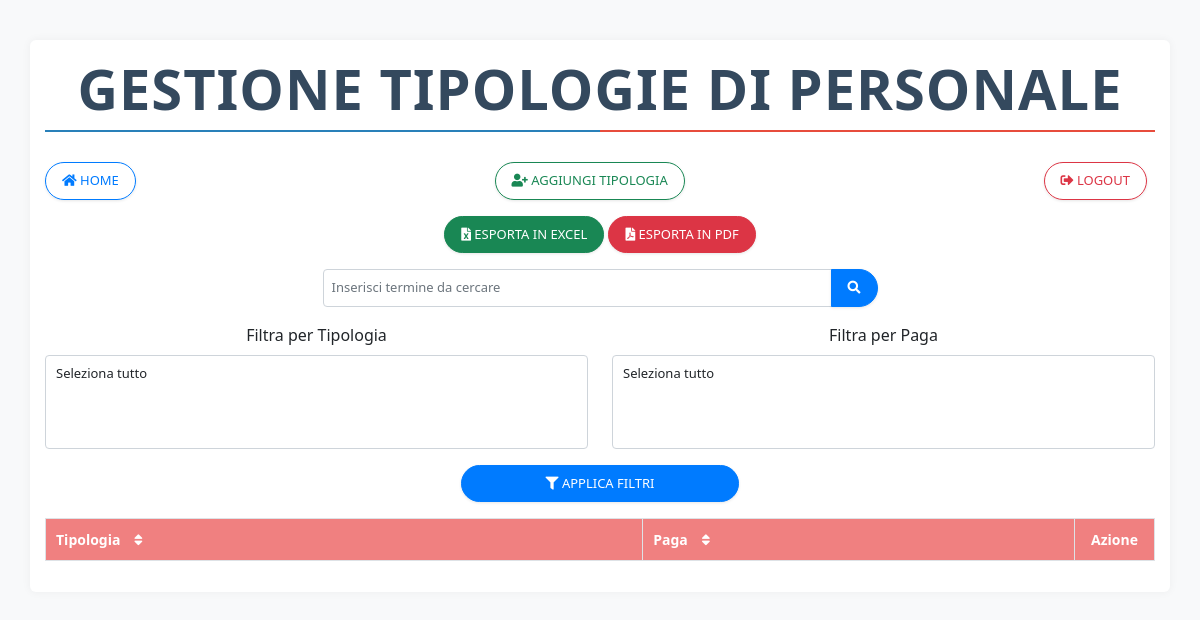
The app's page /php/tipologie_personale.php (signed in), older data.
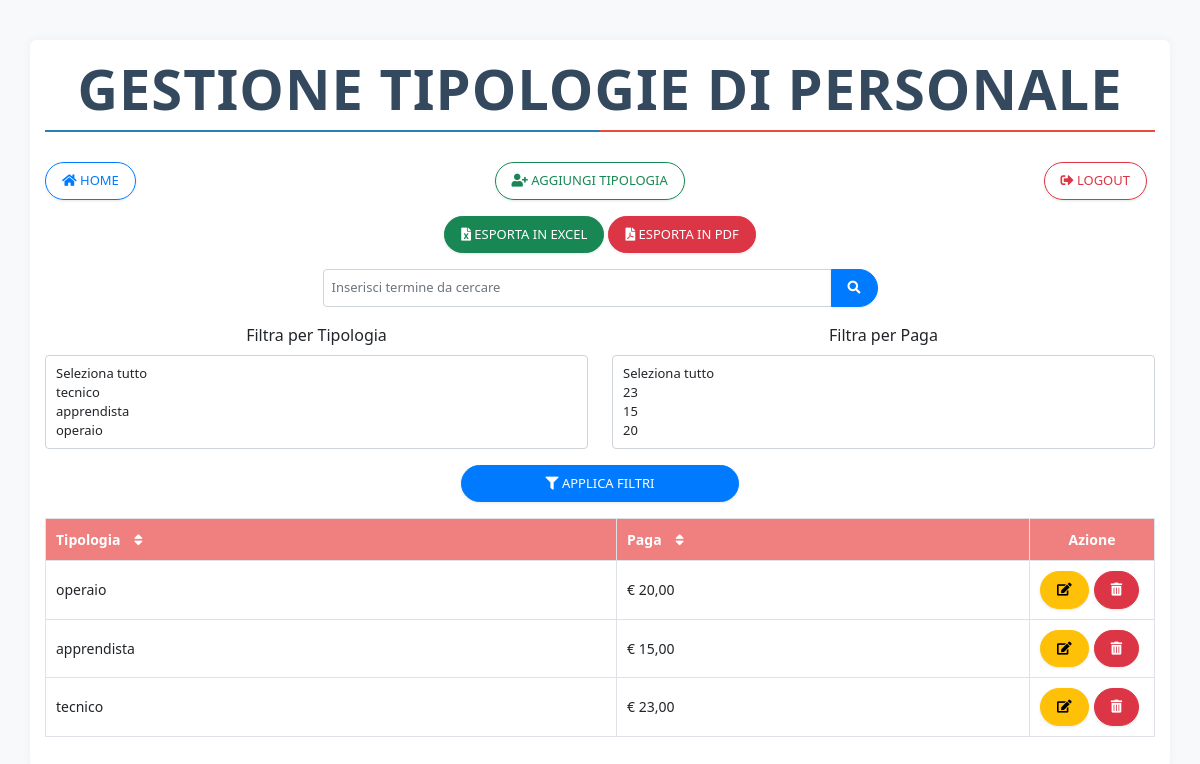
The same page, newer data.
### tables this page shows
CREATE TABLE `tipologiepersonale` (
  `idtipologia` int(11) NOT NULL,
  `tipologia` varchar(255) DEFAULT NULL,
  `paga` double DEFAULT NULL
);

### php/tipologie_personale.php (the view, shortened to what this page needs)
<?php
include_once("connection.php");
$tipologiaQuery = "SELECT DISTINCT tipologia FROM tipologiepersonale";
$tipologiaResult = mysqli_query($mysqli, $tipologiaQuery);
$pagaQuery = "SELECT DISTINCT paga FROM tipologiepersonale";
$pagaResult = mysqli_query($mysqli, $pagaQuery);
$query = "SELECT * FROM tipologiepersonale";
$query .= " ORDER BY idtipologia DESC";
$result = mysqli_query($mysqli, $query);
?>
<!DOCTYPE html>
<html lang="en">
<head>
    <link href="https://cdn.jsdelivr.net/npm/bootstrap@5.3.0-alpha1/dist/css/bootstrap.min.css" rel="stylesheet">
    <link rel="stylesheet" href="https://cdnjs.cloudflare.com/ajax/libs/font-awesome/5.15.4/css/all.min.css">
    <link rel="stylesheet" href="style.css">
</head>
<body id="gestione-personale">
    <div class="container">
	 <h1 class="text-center display-4 mb-4">Gestione Tipologie di Personale</h1>
        <div class="d-flex justify-content-between mb-3">
            <a href="index.php" class="btn btn-outline-light"><i class="fas fa-home"></i> Home</a>
            <button class="btn btn-outline-success" data-bs-toggle="modal" data-bs-target="#addModal"><i class="fas fa-user-plus"></i> Aggiungi Tipologia</button>
            <a href="logout.php" class="btn btn-outline-danger"><i class="fas fa-sign-out-alt"></i> Logout</a>
        </div>
		<?php
		$queryString = $_SERVER['QUERY_STRING'];
		?>
		<div class="mb-3 text-center">
			<a href="javascript:void(0)" class="btn btn-success" onclick="exportToExcel('<?php echo $queryString; ?>')"><i class="fas fa-file-excel"></i> Esporta in Excel</a>
			<a href="javascript:void(0)" class="btn btn-danger" onclick="exportToPDF('<?php echo $queryString; ?>')"><i class="fas fa-file-pdf"></i> Esporta in PDF</a>
		</div>
        <form action="tipologie_personale.php" method="GET" class="mb-3 text-center">
            <div class="input-group w-50 mx-auto">
                <input type="text" name="search" class="form-control" id="search" placeholder="Inserisci termine da cercare">
                <button type="submit" class="btn btn-primary"><i class="fas fa-search"></i></button>
            </div>
        </form>
        <form id="filterForm" action="tipologie_personale.php" method="GET" class="mb-3">
            <div class="row">
                <div class="col-md-6">
                    <label for="tipologia" class="form-label">Filtra per Tipologia</label>
                    <select name="tipologia[]" class="form-select" multiple id="tipologiaSelect">
                        <option value="" data-select-all>Seleziona tutto</option>
                        <?php while ($tipologiaRow = mysqli_fetch_assoc($tipologiaResult)) { ?>
                            <option value="<?php echo htmlspecialchars($tipologiaRow['tipologia']); ?>">
                            </option>
                        <?php } ?>
                    </select>
                </div>
                <div class="col-md-6">
                    <label for="paga" class="form-label">Filtra per Paga</label>
                    <select name="paga[]" class="form-select" multiple id="pagaSelect">
                        <option value="" data-select-all>Seleziona tutto</option>
                        <?php while ($pagaRow = mysqli_fetch_assoc($pagaResult)) { ?>
                            <option value="<?php echo htmlspecialchars($pagaRow['paga']); ?>">
                            </option>
                        <?php } ?>
                    </select>
                </div>
            </div>
            <button type="submit" class="btn btn-primary mt-3"><i class="fas fa-filter"></i> Applica Filtri</button>
        </form>
        <table class="table table-hover table-bordered">
            <thead>
                <tr>
                    <th onclick="sortTable(0, this)">Tipologia <span class="sort-icon"><i class="fas fa-sort"></i></span></th>
                    <th onclick="sortTable(1, this)">Paga <span class="sort-icon"><i class="fas fa-sort"></i></span></th>
                    <th class="action-column">Azione</th>
                </tr>
            </thead>
            <tbody>
                <?php while ($row = mysqli_fetch_assoc($result)) { ?>
                    <tr>
                        <td><?php echo htmlspecialchars($row['tipologia']); ?></td>
                        <td><?php echo '€ ' . number_format($row['paga'], 2, ',', '.'); ?></td>
                        <td class="action-column">
                            <div class="d-flex justify-content-end">
                                <button class="btn btn-warning" data-bs-toggle="modal" data-bs-target="#editModal<?php echo $row['idtipologia']; ?>"><i class="fas fa-edit"></i></button>
                                <a href="tipologie_personale.php?delete_id=<?php echo $row['idtipologia']; ?>" class="btn btn-danger" onclick="return confirm('Sei sicuro di voler eliminare questa tipologia?');"><i class="fas fa-trash-alt"></i></a>
                            </div>
                        </td>
                    </tr>
                <?php } ?>
            </tbody>
        </table>
    </div>
</body>
</html>

Row changes from the older to the newer data that the page shows:
added tipologiepersonale: tipologia "operaio", paga "20,00"
added tipologiepersonale: tipologia "apprendista", paga "15,00"
added tipologiepersonale: tipologia "tecnico", paga "23,00"
Text that changed along with them:
form field value: "Seleziona tutto" → "Seleziona tutto / tecnico / apprendista / operaio"
form field value: "Seleziona tutto" → "Seleziona tutto / 23 / 15 / 20"
